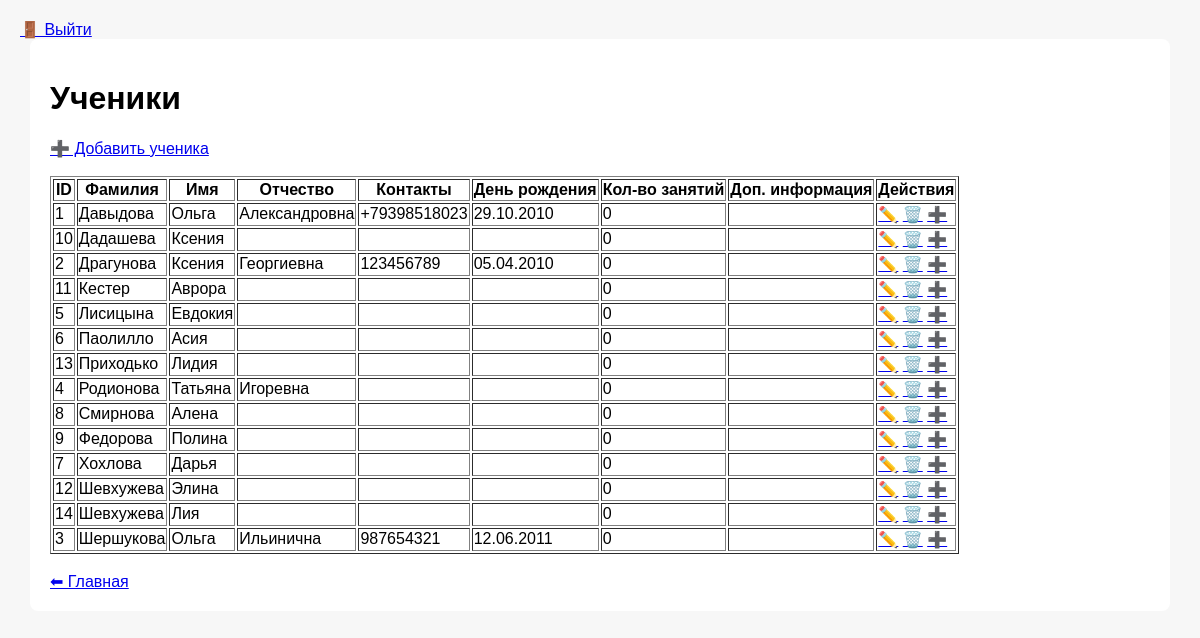
/students (signed in), run on the app's committed database.
### tables this page shows
CREATE TABLE students
                   (
                       id INTEGER PRIMARY KEY AUTOINCREMENT,
                       first_name TEXT NOT NULL,
                       last_name TEXT NOT NULL,
                       middle_name TEXT,
                       contacts TEXT,
                       birthday TEXT,
                       lessons_count INTEGER,
                       additional_info TEXT,
                       creation_date TEXT
                   );

### app.py (the view)
    def wrapper(*args, **kwargs):
        if "user" not in session:
            return redirect(url_for("login"))
        return fn(*args, **kwargs)

### app.py (called while the page is built)
def login_required(fn):
    def wrapper(*args, **kwargs):
        if "user" not in session:
            return redirect(url_for("login"))
        return fn(*args, **kwargs)
    wrapper.__name__ = fn.__name__
    return wrapper

@app.route("/students")
@login_required
def students():
    students = db.get_all_students()
    return render_template("students.html", students=students)

@app.template_filter("ru_date")
@login_required
def ru_date(value):
    if not value:
        return ""
    for fmt in ("%Y.%m.%d", "%Y-%m-%d"):
        try:
            return datetime.strptime(value, fmt).strftime("%d.%m.%Y")
        except ValueError:
            pass
    return value  # если формат неожиданный

### database.py (called while the page is built)
def get_connection():
    conn = sqlite3.connect(DB_NAME)
    conn.row_factory = sqlite3.Row
    return conn

def get_all_students():
    conn = get_connection()
    students = conn.execute("SELECT * FROM students ORDER BY last_name ASC").fetchall()
    conn.close()
    return students

### templates/students.html (shortened to what this page needs)
{% extends "base.html" %}
{% block content %}
<h1>Ученики</h1>
<a href="{{ url_for('add_student') }}">➕ Добавить ученика</a><br><br>
<table border="1">
    <tr>
        <th>ID</th>
        <th>Фамилия</th>
        <th>Имя</th>
        <th>Отчество</th>
        <th>Контакты</th>
        <th>День рождения</th>
        <th>Кол-во занятий</th>
        <th>Доп. информация</th>
        <th>Действия</th>
    </tr>
    {% for student in students %}
    <tr>
        <td>{{ student.id }}</td>
        <td>{{ student.last_name }}</td>
        <td>{{ student.first_name }}</td>
        <td>{{ student.middle_name }}</td>
        <td>{{ student.contacts }}</td>
        <td>{{ student.birthday | ru_date }}</td>
        <td>{{ student.lessons_count }}</td>
        <td>{{ student.additional_info }}</td>
        <td>
            <a href="{{ url_for('edit_student', student_id=student.id) }}">✏️</a>
            <a href="{{ url_for('delete_student', student_id=student.id) }}">🗑️</a>
            <a href="{{ url_for('buy_cards', student_id=student.id) }}">➕</a>
        </td>
    </tr>
    {% endfor %}
</table>
<br>
<a href="{{ url_for('index') }}">⬅ Главная</a>
{% endblock %}

### templates/base.html (style rules this page uses)
body { font-family: Arial, sans-serif; margin: 20px; background: #f7f7f7; }

### data on the page
students: id "1", last_name "Давыдова", first_name "Ольга", middle_name "Александровна", contacts "+79398518023", birthday|ru_date "29.10.2010", lessons_count "0"
students: id "10", last_name "Дадашева", first_name "Ксения", lessons_count "0"
students: id "2", last_name "Драгунова", first_name "Ксения", middle_name "Георгиевна", contacts "123456789", birthday|ru_date "05.04.2010", lessons_count "0"
students: id "11", last_name "Кестер", first_name "Аврора", lessons_count "0"
students: id "5", last_name "Лисицына", first_name "Евдокия", lessons_count "0"
students: id "6", last_name "Паолилло", first_name "Асия", lessons_count "0"
students: id "13", last_name "Приходько", first_name "Лидия", lessons_count "0"
students: id "4", last_name "Родионова", first_name "Татьяна", middle_name "Игоревна", lessons_count "0"
students: id "8", last_name "Смирнова", first_name "Алена", lessons_count "0"
students: id "9", last_name "Федорова", first_name "Полина", lessons_count "0"
students: id "7", last_name "Хохлова", first_name "Дарья", lessons_count "0"
students: id "12", last_name "Шевхужева", first_name "Элина", lessons_count "0"
students: id "14", last_name "Шевхужева", first_name "Лия", lessons_count "0"
students: id "3", last_name "Шершукова", first_name "Ольга", middle_name "Ильинична", contacts "987654321", birthday|ru_date "12.06.2011", lessons_count "0"
